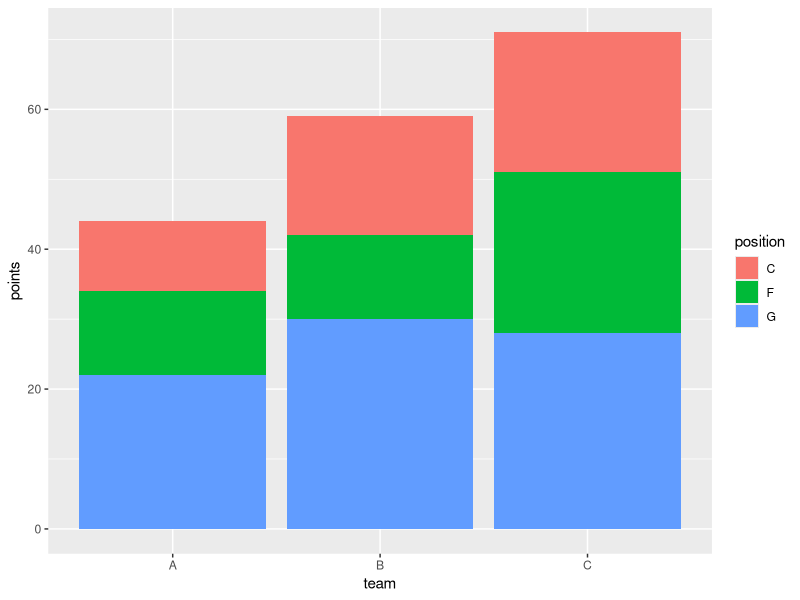
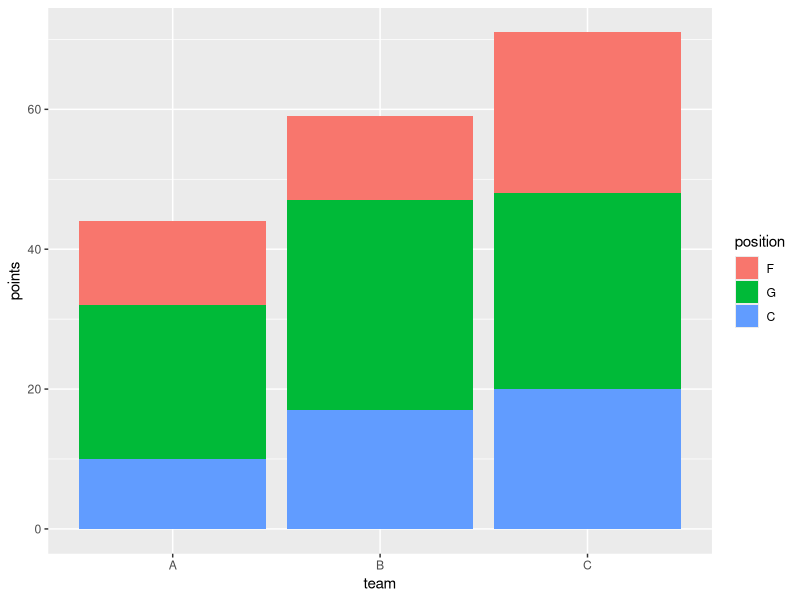

Write the R code that produced these figures, in order.
# Example: Reorder Bars in Stacked Bar Chart in ggplot2
# create data frame
df <- data.frame(team=c('A', 'A', 'A', 'B', 'B', 'B', 'C', 'C', 'C'),
                 position=c('G', 'F', 'C', 'G', 'F', 'C', 'G', 'F', 'C'),
                 points=c(22, 12, 10, 30, 12, 17, 28, 23, 20))

# view data frame
df

library("ggplot2")

# create stacked bar chart
ggplot(df, aes(x=team, y=points, fill=position)) + 
  geom_bar(position="stack", stat="identity")

library("ggplot2")

# convert "position to factor and specify level order
df$position <- factor(df$position, level=c("F", "G","C"))

# create stacked bar chart
ggplot(df, aes(x=team, y=points, fill=position)) +
  geom_bar(position="stack", stat="identity")
